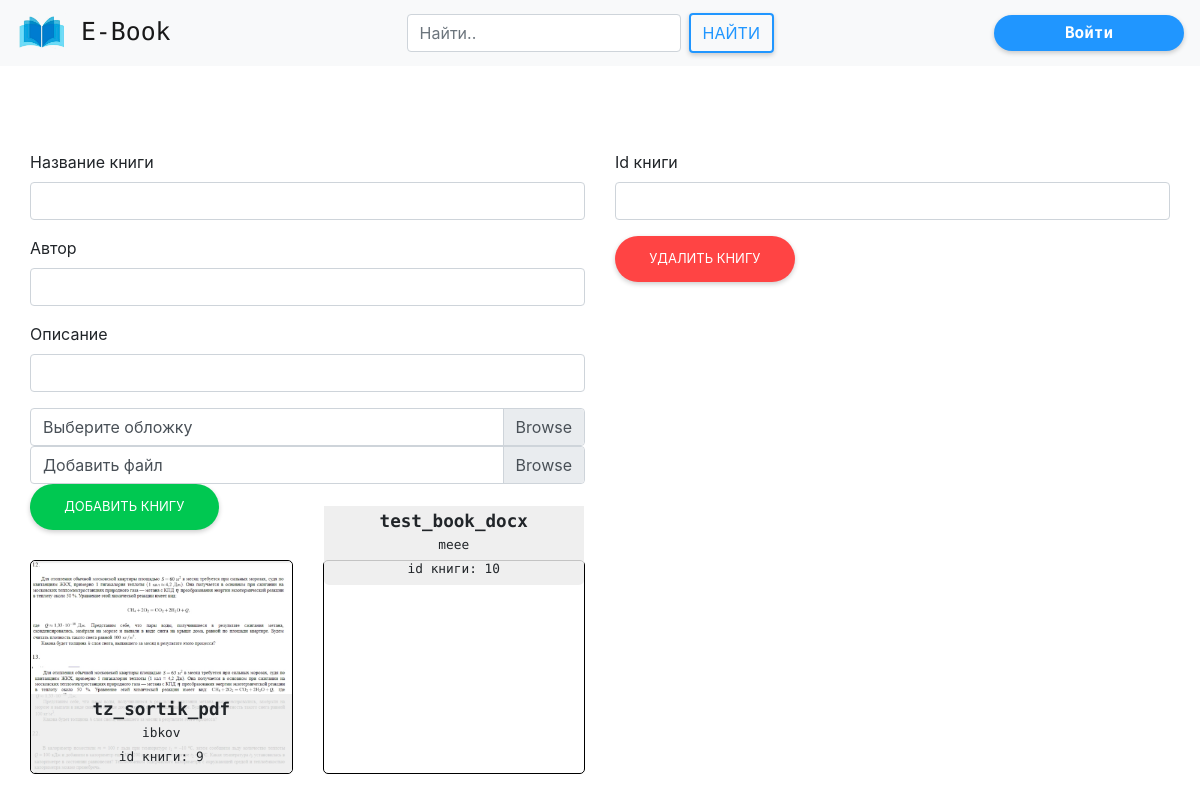
/libradmin/, run on an earlier commit of the app's database.
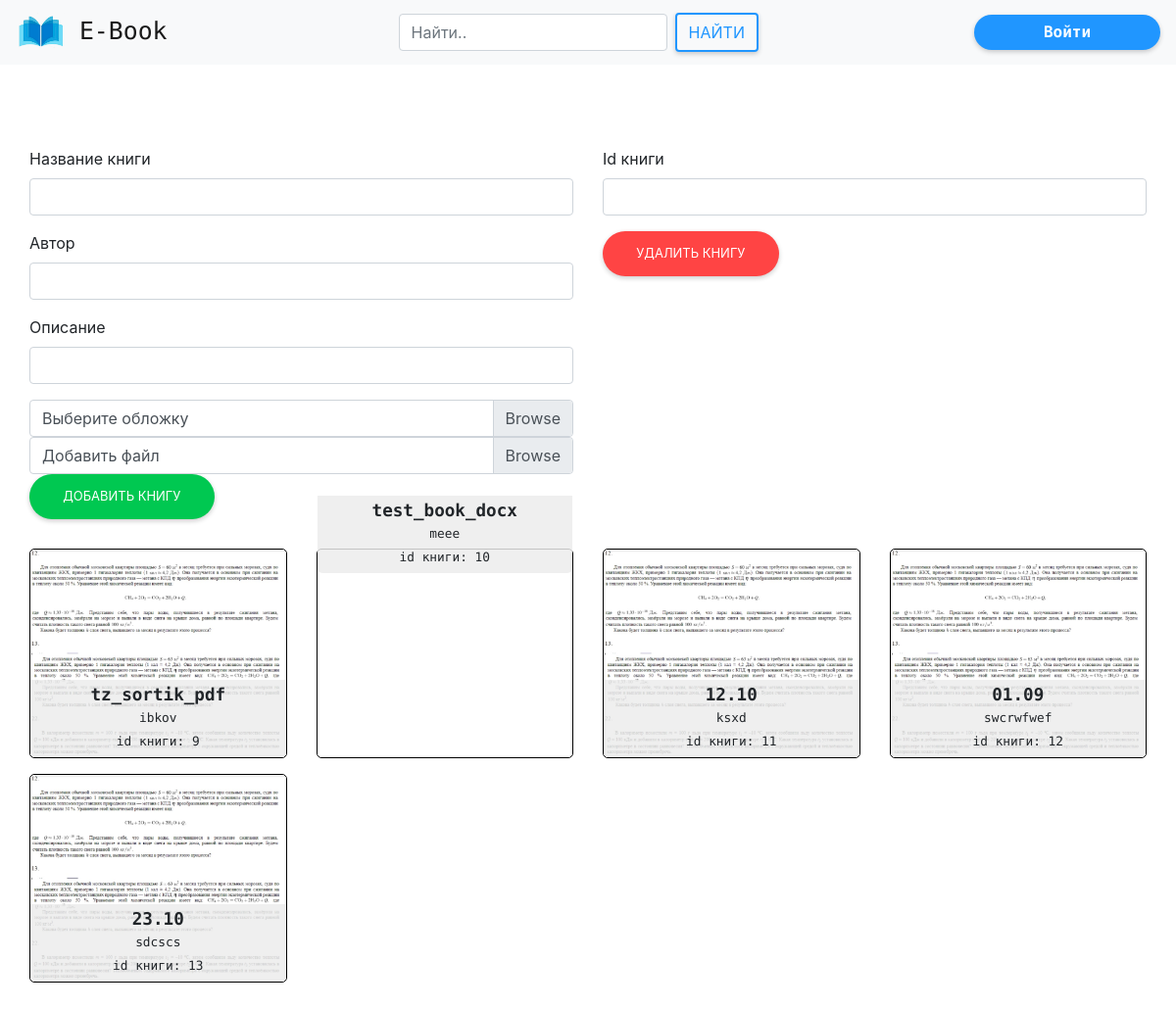
And on a later commit of the database.
### ebook/models.py (models this page shows, shortened)
class book_inf(models.Model):
    bookname = models.CharField("назвние книги", null=True, max_length=150)
    author = models.CharField("автор", null=True, max_length=100)
    rate = models.PositiveIntegerField("Рейтинг книги", default=0,
                                       validators=[MaxValueValidator(5), ])
    discriptions = models.TextField("описание книги")
    bookimage = models.ImageField("Фотография книги", blank=True,
                                  upload_to="books_photo",
                                  default="books_photo/default.png")
    addingDate = models.DateField("Дата добавления",
                                  default=timezone.now)
    bookfile = models.FileField(upload_to='books', blank=False,
                                default="puples_photo/default.png")

### ebook/views.py (the view)
# urls.py: path('libradmin/', views.libradmin, name='libradmin'),
def libradmin(request):
    books = book_inf.objects.all()
    return render(request, 'libradmin.html', {'books': books})

### ebook/templates/libradmin.html (shortened to what this page needs)
{% extends 'base.html' %}
{% load static %}
{% block links %}
    <link rel="stylesheet" href="{% static 'css/libradmin.css' %}">
{% endblock links %}
{% block content %}
    <div class="main">
        <div class="row">
            <form class="col-12 col-lg-6" method="POST" enctype="multipart/form-data" action="add_book/">
                <div class="form-group">
                    <label for="Bookname">Название книги</label>
                    <input name="Bookname" type="text" class="form-control" id="Bookname">
                </div>
                <div class="form-group">
                    <label for="Bookauthor">Автор</label>
                    <input name="Bookauthor" type="text" class="form-control" id="Bookauthor">
                </div>
                <div class="form-group">
                    <label for="discriptions">Описание</label>
                    <input name="discriptions" type="text" class="form-control" id="discriptions">
                </div>
                <div class="custom-file">
                    <label class="custom-file-label" for="bookimg">Выберите обложку</label>
                </div>
                <div class="custom-file">
                    <label class="custom-file-label" for="bookfile">Добавить файл</label>
                </div>
                <button type="submit" class="btn btn-rounded-almbb-success">Добавить книгу</button>
            </form>
            <form class="col-12 col-lg-6" method="POST" action="delete_book/">
                <div class="form-group">
                    <label for="Bookid">Id книги</label>
                    <input name="Bookid" type="text" class="form-control" id="Bookid">
                </div>
                <button type="submit" class="btn btn-rounded-almbb-danger">Удалить книгу</button>
            </form>
        </div>
        <div class="allbooks">
            <div class="row">
                {% for bookItem in books  %}
                    <div class="col-12 col-md-6 col-lg-4 col-xl-3 bookbox" style="margin-bottom: 1em;">
                        <div class="book">
                            <div class="bookImg">
                                <img src="{{ bookItem.bookimage.url }}" alt="">
                                <div class="bookDiscrp">
                                    <h4>{{ bookItem.bookname }}</h4>
                                    <small>{{ bookItem.author }}</small> <br/>
                                    <small>id книги: {{ bookItem.id }}</small>
                                </div>
                            </div>
                         </div>
                    </div>
                {% endfor %}
            </div>
        </div>
    </div>
{% endblock content %}

### ebook/templates/base.html (shortened to what this page needs)
<!DOCTYPE html>
<html lang="ru">
{% load static %}
<head>
    <link rel="stylesheet" href="https://stackpath.bootstrapcdn.com/bootstrap/4.5.0/css/bootstrap.min.css"
>
    <link rel="stylesheet" href="{% static 'libs/almbb/almbb.css' %}">
    <link rel="stylesheet" href="{% static 'css/base.css' %}">
    {% block links %}
    {% endblock links %}
</head>
<body>
    <nav class="navbar navbar-expand-lg navbar-light bg-light fixed-top">
        <a class="navbar-brand logo" href="/">
            <img src="{% static 'images/logo.png' %}" width="50" height="40"
                 class="d-inline-block align-top" alt=""
                loading="lazy">
            E-Book
        </a>
        <div class="collapse navbar-collapse" id="navbarSupportedContent">
            <form class="form-inline my-2 my-lg-0 ml-auto mr-auto">
                <input class="form-control mr-sm-2" type="search" placeholder="Найти.." aria-label="Search">
                <button class="btn btn-outline-blue btn-almbb-small my-2 my-sm-0" type="submit">Найти</button>
            </form>
            {% if user.is_authenticated %}
            <div class="dropdown person_menu dropdown-menu-right">
                <button class="btn btn-rounded-blue dropdown-toggle user btn-almbb-small userprbtn" type="button"
                    id="dropdownMenuButton" data-toggle="dropdown" aria-haspopup="true" aria-expanded="false">
                    {{ user.first_name }} {{ user.last_name }}
                </button>
                <div class="dropdown-menu dropdown-menu-right" aria-labelledby="dropdownMenuButton">
                    <a href="/userprofile" class="dropdown-item router-link"
                       style="color: #16181b !important; cursor: pointer;">Профиль</a>
                    {% if user.users_inf.status == "ST" %}
                        <a href="/userbooks/{{user.id}}" class="dropdown-item router-link" style="color: #16181b !important; cursor: pointer;">Мои книги</a>
                    {% endif %}
                    {% if user.users_inf.status == "SADM" %}
                        <a href="/admin" class="dropdown-item router-link" style="color: #16181b !important; cursor: pointer;">Админ панель</a>
                    {% endif %}
                    {% if user.users_inf.status == "LIBR" %}
                        <a href="/libradmin" class="dropdown-item router-link" style="color: #16181b !important; cursor: pointer;">Панель Библиотекаря</a>
                    {% endif %}
                    {% if user.users_inf.status == "LIBR" %}
                        <a href="/managingbookslibr" class="dropdown-item router-link" style="color: #16181b !important; cursor: pointer;">Учет книг</a>
                    {% endif %}
                    <div class="dropdown-divider"></div>
                    <a class="dropdown-item exit personMenuDrop" href="{% url 'logout'%}">Выйти</a>
                </div>
            </div>
            {% else %}
                <a type="button" class="btn btn-rounded-blue btn-almbb-small userprbtn" href="/login">Войти</a>
            {% endif %}
        </div>
    </nav>
        {% block content %}
        {% endblock content %}
</body>
</html>

### ebook/static/css/base.css (style rules this page uses)
.logo { font-family: 'PT Mono', monospace; font-size: 1.55em; }
html, body { min-height: 100vh; }
.userprbtn { font-family: 'PT Mono', monospace; min-width: 190px; text-transform: capitalize; font-weight: bold; }

### ebook/static/css/libradmin.css (style rules this page uses)
.main { padding-top: 150px !important; padding: 0px 30px; min-height: 100vh; }
.allbooks { margin-top: 30px; margin-bottom: 50px; }
.book { border: 1px solid black; max-height: 400px; min-height: 100%; border-radius: 5px; }
.bookImg img { max-width: 100%; min-width: 100%; max-height: 396px; min-height: 100%; height: 100%; border-radius: 5px; }
.bookImg { z-index: 1; position: relative; border-radius: 5px; }
.bookDiscrp { position: absolute; z-index: 2; background-color: rgba(236, 236, 236, 0.829); bottom: 0px; width: 100%; left: 0; border-bottom-left-radius: 5px; border-bottom-right-radius: 5px; text-align: center; font-family: 'PT Mono', monospace; padding: 5px 2px; }
.bookDiscrp h4 { font-size: 1.1em; font-weight: bolder; margin-bottom: 0px; }

What changed in the data, as far as the page shows it:
added book_inf: bookimage (picture), bookname "12.10", author "ksxd", id "11"
added book_inf: bookimage (picture), bookname "01.09", author "swcrwfwef", id "12"
added book_inf: bookimage (picture), bookname "23.10", author "sdcscs", id "13"
